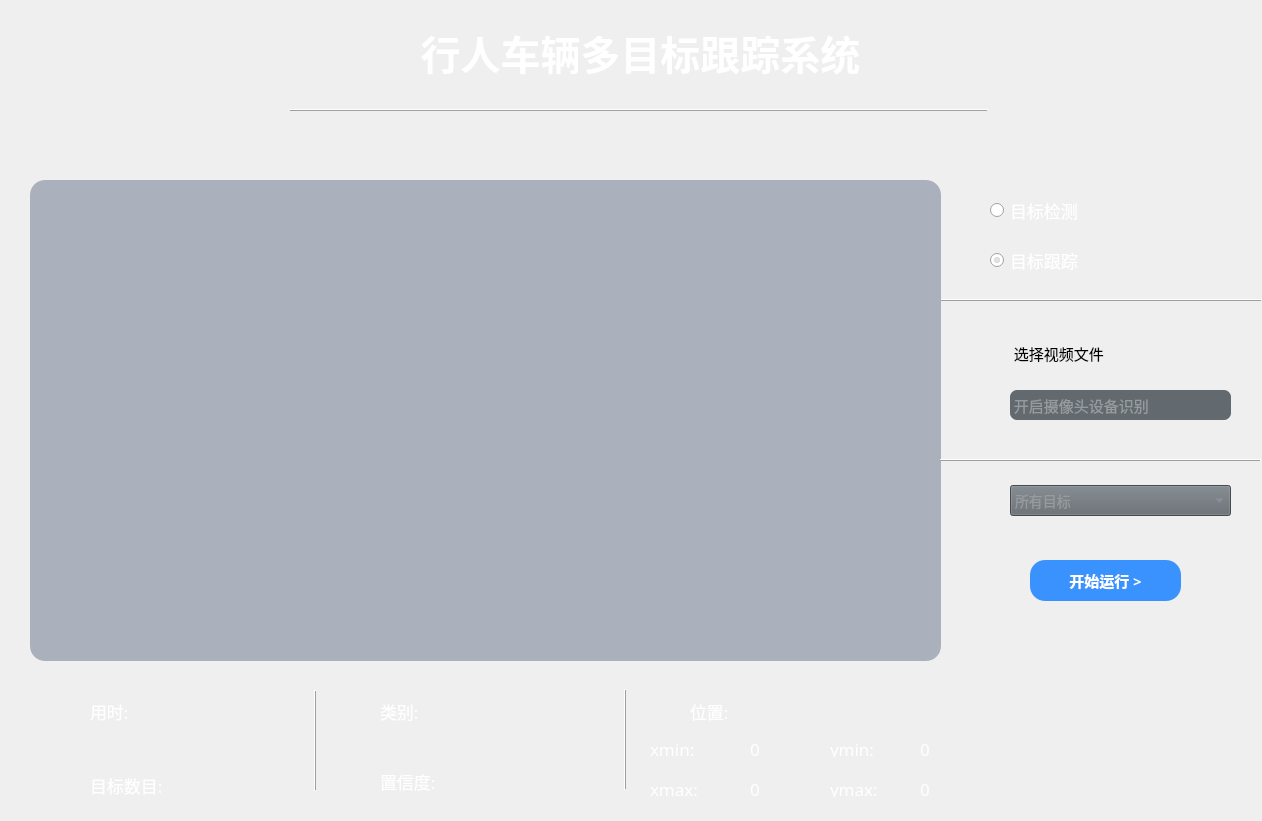
<?xml version="1.0" encoding="UTF-8"?>
<ui version="4.0">
 <class>MainWindow</class>
 <widget class="QMainWindow" name="MainWindow">
  <property name="windowModality">
   <enum>Qt::NonModal</enum>
  </property>
  <property name="enabled">
   <bool>true</bool>
  </property>
  <property name="geometry">
   <rect>
    <x>0</x>
    <y>0</y>
    <width>1262</width>
    <height>821</height>
   </rect>
  </property>
  <property name="font">
   <font>
    <family>仿宋</family>
   </font>
  </property>
  <property name="contextMenuPolicy">
   <enum>Qt::DefaultContextMenu</enum>
  </property>
  <property name="windowTitle">
   <string>行人车辆多目标跟踪系统</string>
  </property>
  <property name="windowIcon">
   <iconset>
    <normaloff>icon2/app.png</normaloff>icon2/app.png</iconset>
  </property>
  <property name="autoFillBackground">
   <bool>false</bool>
  </property>
  <property name="styleSheet">
   <string notr="true">#centralwidget {background-image: url(&quot;C:/Users/hzy/Desktop/1/background.jpg&quot;);}
</string>
  </property>
  <property name="locale">
   <locale language="Chinese" country="China"/>
  </property>
  <property name="setWindowFlags" stdset="0">
   <string>QtCore.Qt.FramelessWindowHint</string>
  </property>
  <property name="setAttribute" stdset="0">
   <string>QtCore.Qt.WA_TranslucentBackground</string>
  </property>
  <widget class="QWidget" name="centralwidget">
   <property name="font">
    <font>
     <family>黑体</family>
    </font>
   </property>
   <widget class="QLabel" name="label_title">
    <property name="geometry">
     <rect>
      <x>310</x>
      <y>22</y>
      <width>661</width>
      <height>61</height>
     </rect>
    </property>
    <property name="minimumSize">
     <size>
      <width>0</width>
      <height>0</height>
     </size>
    </property>
    <property name="maximumSize">
     <size>
      <width>10000</width>
      <height>10000</height>
     </size>
    </property>
    <property name="font">
     <font>
      <family>微软雅黑</family>
      <pointsize>30</pointsize>
      <weight>75</weight>
      <italic>false</italic>
      <bold>true</bold>
     </font>
    </property>
    <property name="styleSheet">
     <string notr="true">color: rgb(255, 255, 255);</string>
    </property>
    <property name="text">
     <string>行人车辆多目标跟踪系统</string>
    </property>
    <property name="alignment">
     <set>Qt::AlignCenter</set>
    </property>
   </widget>
   <widget class="QFrame" name="frame">
    <property name="geometry">
     <rect>
      <x>290</x>
      <y>100</y>
      <width>698</width>
      <height>20</height>
     </rect>
    </property>
    <property name="font">
     <font>
      <pointsize>9</pointsize>
     </font>
    </property>
    <property name="acceptDrops">
     <bool>true</bool>
    </property>
    <property name="toolTipDuration">
     <number>-2</number>
    </property>
    <property name="frameShape">
     <enum>QFrame::HLine</enum>
    </property>
    <property name="frameShadow">
     <enum>QFrame::Raised</enum>
    </property>
    <property name="lineWidth">
     <number>1</number>
    </property>
   </widget>
   <widget class="QLabel" name="label_img">
    <property name="geometry">
     <rect>
      <x>30</x>
      <y>180</y>
      <width>911</width>
      <height>481</height>
     </rect>
    </property>
    <property name="styleSheet">
     <string notr="true">background-color: rgba(122, 135, 154, 150);
border-radius: 15px;
</string>
    </property>
    <property name="text">
     <string/>
    </property>
    <property name="pixmap">
     <pixmap>icon2/zhutu2.png</pixmap>
    </property>
    <property name="alignment">
     <set>Qt::AlignCenter</set>
    </property>
   </widget>
   <widget class="QLabel" name="label_13">
    <property name="geometry">
     <rect>
      <x>51</x>
      <y>691</y>
      <width>30</width>
      <height>34</height>
     </rect>
    </property>
    <property name="text">
     <string/>
    </property>
    <property name="pixmap">
     <pixmap>icon2/yongshi.png</pixmap>
    </property>
    <property name="alignment">
     <set>Qt::AlignCenter</set>
    </property>
   </widget>
   <widget class="QLabel" name="label_5">
    <property name="geometry">
     <rect>
      <x>90</x>
      <y>696</y>
      <width>71</width>
      <height>31</height>
     </rect>
    </property>
    <property name="font">
     <font>
      <family>黑体</family>
      <pointsize>13</pointsize>
     </font>
    </property>
    <property name="styleSheet">
     <string notr="true">color: rgb(255, 255, 255);</string>
    </property>
    <property name="text">
     <string>用时:</string>
    </property>
   </widget>
   <widget class="QFrame" name="frame_2">
    <property name="geometry">
     <rect>
      <x>300</x>
      <y>690</y>
      <width>31</width>
      <height>101</height>
     </rect>
    </property>
    <property name="frameShape">
     <enum>QFrame::VLine</enum>
    </property>
    <property name="frameShadow">
     <enum>QFrame::Raised</enum>
    </property>
   </widget>
   <widget class="QLabel" name="label_15">
    <property name="geometry">
     <rect>
      <x>340</x>
      <y>696</y>
      <width>30</width>
      <height>30</height>
     </rect>
    </property>
    <property name="text">
     <string/>
    </property>
    <property name="pixmap">
     <pixmap>icon2/leibie.png</pixmap>
    </property>
    <property name="alignment">
     <set>Qt::AlignCenter</set>
    </property>
   </widget>
   <widget class="QLabel" name="label_7">
    <property name="geometry">
     <rect>
      <x>380</x>
      <y>696</y>
      <width>111</width>
      <height>31</height>
     </rect>
    </property>
    <property name="font">
     <font>
      <family>黑体</family>
      <pointsize>13</pointsize>
     </font>
    </property>
    <property name="styleSheet">
     <string notr="true">color: rgb(255, 255, 255);</string>
    </property>
    <property name="text">
     <string>类别:</string>
    </property>
   </widget>
   <widget class="QLabel" name="label_8">
    <property name="geometry">
     <rect>
      <x>380</x>
      <y>766</y>
      <width>111</width>
      <height>31</height>
     </rect>
    </property>
    <property name="font">
     <font>
      <family>黑体</family>
      <pointsize>13</pointsize>
     </font>
    </property>
    <property name="styleSheet">
     <string notr="true">color: rgb(255, 255, 255);</string>
    </property>
    <property name="text">
     <string>置信度:</string>
    </property>
   </widget>
   <widget class="QLabel" name="label_16">
    <property name="geometry">
     <rect>
      <x>340</x>
      <y>770</y>
      <width>30</width>
      <height>30</height>
     </rect>
    </property>
    <property name="text">
     <string/>
    </property>
    <property name="pixmap">
     <pixmap>icon2/zhixindu.png</pixmap>
    </property>
    <property name="alignment">
     <set>Qt::AlignCenter</set>
    </property>
   </widget>
   <widget class="QFrame" name="frame_4">
    <property name="geometry">
     <rect>
      <x>610</x>
      <y>689</y>
      <width>31</width>
      <height>101</height>
     </rect>
    </property>
    <property name="frameShape">
     <enum>QFrame::VLine</enum>
    </property>
    <property name="frameShadow">
     <enum>QFrame::Raised</enum>
    </property>
   </widget>
   <widget class="QLabel" name="label_17">
    <property name="geometry">
     <rect>
      <x>650</x>
      <y>690</y>
      <width>30</width>
      <height>30</height>
     </rect>
    </property>
    <property name="text">
     <string/>
    </property>
    <property name="pixmap">
     <pixmap>icon2/weizhi.png</pixmap>
    </property>
    <property name="alignment">
     <set>Qt::AlignCenter</set>
    </property>
   </widget>
   <widget class="QLabel" name="label_9">
    <property name="geometry">
     <rect>
      <x>690</x>
      <y>696</y>
      <width>111</width>
      <height>31</height>
     </rect>
    </property>
    <property name="font">
     <font>
      <family>黑体</family>
      <pointsize>13</pointsize>
     </font>
    </property>
    <property name="styleSheet">
     <string notr="true">color: rgb(255, 255, 255);</string>
    </property>
    <property name="text">
     <string>位置:</string>
    </property>
   </widget>
   <widget class="QLabel" name="label_xmin">
    <property name="geometry">
     <rect>
      <x>650</x>
      <y>740</y>
      <width>71</width>
      <height>17</height>
     </rect>
    </property>
    <property name="font">
     <font>
      <family>黑体</family>
      <pointsize>13</pointsize>
     </font>
    </property>
    <property name="styleSheet">
     <string notr="true">color: rgb(255, 255, 255);</string>
    </property>
    <property name="text">
     <string>xmin: </string>
    </property>
   </widget>
   <widget class="QLabel" name="label_19">
    <property name="geometry">
     <rect>
      <x>830</x>
      <y>740</y>
      <width>71</width>
      <height>17</height>
     </rect>
    </property>
    <property name="font">
     <font>
      <family>黑体</family>
      <pointsize>13</pointsize>
     </font>
    </property>
    <property name="styleSheet">
     <string notr="true">color: rgb(255, 255, 255);</string>
    </property>
    <property name="text">
     <string>ymin:</string>
    </property>
   </widget>
   <widget class="QLabel" name="label_20">
    <property name="geometry">
     <rect>
      <x>650</x>
      <y>780</y>
      <width>71</width>
      <height>17</height>
     </rect>
    </property>
    <property name="font">
     <font>
      <family>黑体</family>
      <pointsize>13</pointsize>
     </font>
    </property>
    <property name="styleSheet">
     <string notr="true">color: rgb(255, 255, 255);</string>
    </property>
    <property name="text">
     <string>xmax:</string>
    </property>
   </widget>
   <widget class="QLabel" name="label_21">
    <property name="geometry">
     <rect>
      <x>830</x>
      <y>780</y>
      <width>71</width>
      <height>17</height>
     </rect>
    </property>
    <property name="font">
     <font>
      <family>黑体</family>
      <pointsize>13</pointsize>
     </font>
    </property>
    <property name="styleSheet">
     <string notr="true">color: rgb(255, 255, 255);</string>
    </property>
    <property name="text">
     <string>ymax:</string>
    </property>
   </widget>
   <widget class="QLabel" name="label_23">
    <property name="geometry">
     <rect>
      <x>1160</x>
      <y>197</y>
      <width>50</width>
      <height>27</height>
     </rect>
    </property>
    <property name="text">
     <string/>
    </property>
    <property name="pixmap">
     <pixmap>icon2/mubiaojiance.png</pixmap>
    </property>
    <property name="alignment">
     <set>Qt::AlignCenter</set>
    </property>
   </widget>
   <widget class="QRadioButton" name="radioButton_detect">
    <property name="geometry">
     <rect>
      <x>990</x>
      <y>200</y>
      <width>131</width>
      <height>21</height>
     </rect>
    </property>
    <property name="font">
     <font>
      <family>黑体</family>
      <pointsize>13</pointsize>
     </font>
    </property>
    <property name="styleSheet">
     <string notr="true">color: rgb(255, 255, 255);</string>
    </property>
    <property name="text">
     <string>目标检测</string>
    </property>
    <property name="iconSize">
     <size>
      <width>16</width>
      <height>16</height>
     </size>
    </property>
   </widget>
   <widget class="QRadioButton" name="radioButton_track">
    <property name="geometry">
     <rect>
      <x>990</x>
      <y>250</y>
      <width>131</width>
      <height>21</height>
     </rect>
    </property>
    <property name="font">
     <font>
      <family>黑体</family>
      <pointsize>13</pointsize>
     </font>
    </property>
    <property name="styleSheet">
     <string notr="true">color: rgb(255, 255, 255);</string>
    </property>
    <property name="text">
     <string>目标跟踪</string>
    </property>
    <property name="iconSize">
     <size>
      <width>16</width>
      <height>16</height>
     </size>
    </property>
    <property name="checked">
     <bool>true</bool>
    </property>
   </widget>
   <widget class="QLabel" name="label_24">
    <property name="geometry">
     <rect>
      <x>1170</x>
      <y>240</y>
      <width>30</width>
      <height>30</height>
     </rect>
    </property>
    <property name="text">
     <string/>
    </property>
    <property name="pixmap">
     <pixmap>icon2/mubiaogenzong.png</pixmap>
    </property>
    <property name="alignment">
     <set>Qt::AlignCenter</set>
    </property>
   </widget>
   <widget class="QFrame" name="frame_3">
    <property name="geometry">
     <rect>
      <x>941</x>
      <y>290</y>
      <width>321</width>
      <height>20</height>
     </rect>
    </property>
    <property name="font">
     <font>
      <pointsize>9</pointsize>
     </font>
    </property>
    <property name="frameShape">
     <enum>QFrame::HLine</enum>
    </property>
    <property name="frameShadow">
     <enum>QFrame::Raised</enum>
    </property>
    <property name="lineWidth">
     <number>1</number>
    </property>
   </widget>
   <widget class="QPushButton" name="pushButton_video">
    <property name="geometry">
     <rect>
      <x>960</x>
      <y>330</y>
      <width>45</width>
      <height>45</height>
     </rect>
    </property>
    <property name="styleSheet">
     <string notr="true">QPushButton {
    background-color: transparent;
    border-radius: 10px; /* 设置圆角半径为10像素 */
}

QPushButton:hover {
    background-color: rgb(98, 105, 111);
}</string>
    </property>
    <property name="text">
     <string/>
    </property>
    <property name="icon">
     <iconset>
      <normaloff>../../chepai_OCR/code/icon/video.png</normaloff>../../chepai_OCR/code/icon/video.png</iconset>
    </property>
    <property name="iconSize">
     <size>
      <width>40</width>
      <height>27</height>
     </size>
    </property>
   </widget>
   <widget class="QLabel" name="label_video_path">
    <property name="geometry">
     <rect>
      <x>1010</x>
      <y>338</y>
      <width>221</width>
      <height>30</height>
     </rect>
    </property>
    <property name="font">
     <font>
      <family>黑体</family>
      <pointsize>11</pointsize>
      <weight>50</weight>
      <bold>false</bold>
     </font>
    </property>
    <property name="toolTipDuration">
     <number>-1</number>
    </property>
    <property name="styleSheet">
     <string notr="true">background-color: rgb(98, 105, 111);

border-radius: 7px;

color: rgb(151, 155, 158);

QLabel {
    padding-left: 10px; /* 设置左边距为10像素 */
}</string>
    </property>
    <property name="text">
     <string> 选择视频文件</string>
    </property>
    <property name="textFormat">
     <enum>Qt::AutoText</enum>
    </property>
   </widget>
   <widget class="QPushButton" name="pushButton_cam">
    <property name="geometry">
     <rect>
      <x>960</x>
      <y>380</y>
      <width>45</width>
      <height>45</height>
     </rect>
    </property>
    <property name="styleSheet">
     <string notr="true">QPushButton {
    background-color: transparent;
    border-radius: 10px; /* 设置圆角半径为10像素 */
}

QPushButton:hover {
    background-color: rgb(98, 105, 111);
}</string>
    </property>
    <property name="text">
     <string/>
    </property>
    <property name="icon">
     <iconset>
      <normaloff>../../chepai_OCR/code/icon/cam.png</normaloff>../../chepai_OCR/code/icon/cam.png</iconset>
    </property>
    <property name="iconSize">
     <size>
      <width>40</width>
      <height>27</height>
     </size>
    </property>
   </widget>
   <widget class="QLabel" name="label_cam_path">
    <property name="geometry">
     <rect>
      <x>1010</x>
      <y>390</y>
      <width>221</width>
      <height>30</height>
     </rect>
    </property>
    <property name="font">
     <font>
      <family>黑体</family>
      <pointsize>11</pointsize>
      <weight>50</weight>
      <bold>false</bold>
     </font>
    </property>
    <property name="toolTipDuration">
     <number>-1</number>
    </property>
    <property name="styleSheet">
     <string notr="true">background-color: rgb(98, 105, 111);

border-radius: 7px;

color: rgb(151, 155, 158);</string>
    </property>
    <property name="text">
     <string> 开启摄像头设备识别</string>
    </property>
    <property name="textFormat">
     <enum>Qt::AutoText</enum>
    </property>
   </widget>
   <widget class="QFrame" name="frame_6">
    <property name="geometry">
     <rect>
      <x>940</x>
      <y>450</y>
      <width>321</width>
      <height>20</height>
     </rect>
    </property>
    <property name="font">
     <font>
      <pointsize>2</pointsize>
     </font>
    </property>
    <property name="frameShape">
     <enum>QFrame::HLine</enum>
    </property>
    <property name="frameShadow">
     <enum>QFrame::Raised</enum>
    </property>
    <property name="lineWidth">
     <number>1</number>
    </property>
    <property name="midLineWidth">
     <number>0</number>
    </property>
   </widget>
   <widget class="QLabel" name="label_25">
    <property name="geometry">
     <rect>
      <x>970</x>
      <y>490</y>
      <width>30</width>
      <height>30</height>
     </rect>
    </property>
    <property name="text">
     <string/>
    </property>
    <property name="pixmap">
     <pixmap>icon2/suoyoumubiao.png</pixmap>
    </property>
    <property name="alignment">
     <set>Qt::AlignCenter</set>
    </property>
   </widget>
   <widget class="QComboBox" name="comboBox">
    <property name="geometry">
     <rect>
      <x>1010</x>
      <y>485</y>
      <width>221</width>
      <height>31</height>
     </rect>
    </property>
    <property name="styleSheet">
     <string notr="true">
QComboBox {
    background-color: rgb(98, 105, 111);
    color: rgb(151, 155, 158);
    font-size: 14px; /* 设置字体大小为12像素 */
}
</string>
    </property>
    <item>
     <property name="text">
      <string>所有目标</string>
     </property>
    </item>
   </widget>
   <widget class="QPushButton" name="pushButton_start">
    <property name="geometry">
     <rect>
      <x>1030</x>
      <y>560</y>
      <width>151</width>
      <height>41</height>
     </rect>
    </property>
    <property name="font">
     <font>
      <family>黑体</family>
      <pointsize>11</pointsize>
      <weight>75</weight>
      <bold>true</bold>
     </font>
    </property>
    <property name="styleSheet">
     <string notr="true">background-color: rgb(58,146,254);

border-radius: 15px;

color: rgb(255, 255, 255);</string>
    </property>
    <property name="text">
     <string>开始运行 &gt;</string>
    </property>
   </widget>
   <widget class="QLabel" name="label_22">
    <property name="geometry">
     <rect>
      <x>980</x>
      <y>620</y>
      <width>281</width>
      <height>201</height>
     </rect>
    </property>
    <property name="text">
     <string/>
    </property>
    <property name="pixmap">
     <pixmap>icon2/tu.png</pixmap>
    </property>
    <property name="alignment">
     <set>Qt::AlignCenter</set>
    </property>
   </widget>
   <widget class="QLabel" name="label_xmin_v">
    <property name="geometry">
     <rect>
      <x>750</x>
      <y>740</y>
      <width>51</width>
      <height>17</height>
     </rect>
    </property>
    <property name="font">
     <font>
      <family>黑体</family>
      <pointsize>13</pointsize>
     </font>
    </property>
    <property name="styleSheet">
     <string notr="true">color: rgb(255, 255, 255);</string>
    </property>
    <property name="text">
     <string>0</string>
    </property>
   </widget>
   <widget class="QLabel" name="label_xmax_v">
    <property name="geometry">
     <rect>
      <x>750</x>
      <y>780</y>
      <width>51</width>
      <height>17</height>
     </rect>
    </property>
    <property name="font">
     <font>
      <family>黑体</family>
      <pointsize>13</pointsize>
     </font>
    </property>
    <property name="styleSheet">
     <string notr="true">color: rgb(255, 255, 255);</string>
    </property>
    <property name="text">
     <string>0</string>
    </property>
   </widget>
   <widget class="QLabel" name="label_ymin_v">
    <property name="geometry">
     <rect>
      <x>920</x>
      <y>740</y>
      <width>51</width>
      <height>17</height>
     </rect>
    </property>
    <property name="font">
     <font>
      <family>黑体</family>
      <pointsize>13</pointsize>
     </font>
    </property>
    <property name="styleSheet">
     <string notr="true">color: rgb(255, 255, 255);</string>
    </property>
    <property name="text">
     <string>0</string>
    </property>
   </widget>
   <widget class="QLabel" name="label_ymax_v">
    <property name="geometry">
     <rect>
      <x>920</x>
      <y>780</y>
      <width>51</width>
      <height>17</height>
     </rect>
    </property>
    <property name="font">
     <font>
      <family>黑体</family>
      <pointsize>13</pointsize>
     </font>
    </property>
    <property name="styleSheet">
     <string notr="true">color: rgb(255, 255, 255);</string>
    </property>
    <property name="text">
     <string>0</string>
    </property>
   </widget>
   <widget class="QLabel" name="label_time_consum">
    <property name="geometry">
     <rect>
      <x>200</x>
      <y>696</y>
      <width>141</width>
      <height>31</height>
     </rect>
    </property>
    <property name="font">
     <font>
      <family>黑体</family>
      <pointsize>13</pointsize>
     </font>
    </property>
    <property name="styleSheet">
     <string notr="true">color: rgb(255, 255, 255);</string>
    </property>
    <property name="text">
     <string/>
    </property>
   </widget>
   <widget class="QLabel" name="label_nums">
    <property name="geometry">
     <rect>
      <x>240</x>
      <y>770</y>
      <width>91</width>
      <height>31</height>
     </rect>
    </property>
    <property name="font">
     <font>
      <family>黑体</family>
      <pointsize>13</pointsize>
     </font>
    </property>
    <property name="styleSheet">
     <string notr="true">color: rgb(255, 255, 255);</string>
    </property>
    <property name="text">
     <string/>
    </property>
   </widget>
   <widget class="QLabel" name="label_classes">
    <property name="geometry">
     <rect>
      <x>490</x>
      <y>692</y>
      <width>131</width>
      <height>31</height>
     </rect>
    </property>
    <property name="font">
     <font>
      <family>黑体</family>
      <pointsize>13</pointsize>
     </font>
    </property>
    <property name="styleSheet">
     <string notr="true">color: rgb(255, 255, 255);</string>
    </property>
    <property name="text">
     <string/>
    </property>
   </widget>
   <widget class="QLabel" name="label_score">
    <property name="geometry">
     <rect>
      <x>510</x>
      <y>768</y>
      <width>121</width>
      <height>31</height>
     </rect>
    </property>
    <property name="font">
     <font>
      <family>黑体</family>
      <pointsize>13</pointsize>
     </font>
    </property>
    <property name="styleSheet">
     <string notr="true">color: rgb(255, 255, 255);</string>
    </property>
    <property name="text">
     <string/>
    </property>
   </widget>
   <widget class="QLabel" name="label_14">
    <property name="geometry">
     <rect>
      <x>51</x>
      <y>770</y>
      <width>29</width>
      <height>34</height>
     </rect>
    </property>
    <property name="text">
     <string/>
    </property>
    <property name="pixmap">
     <pixmap>icon2/mubiaoshumu.png</pixmap>
    </property>
    <property name="alignment">
     <set>Qt::AlignCenter</set>
    </property>
   </widget>
   <widget class="QLabel" name="label_6">
    <property name="geometry">
     <rect>
      <x>90</x>
      <y>765</y>
      <width>121</width>
      <height>41</height>
     </rect>
    </property>
    <property name="font">
     <font>
      <family>黑体</family>
      <pointsize>13</pointsize>
     </font>
    </property>
    <property name="styleSheet">
     <string notr="true">color: rgb(255, 255, 255);</string>
    </property>
    <property name="text">
     <string>目标数目:</string>
    </property>
   </widget>
   <widget class="QWidget" name="layoutWidget">
    <property name="geometry">
     <rect>
      <x>500</x>
      <y>120</y>
      <width>255</width>
      <height>37</height>
     </rect>
    </property>
    <layout class="QHBoxLayout" name="horizontalLayout">
     <property name="spacing">
      <number>29</number>
     </property>
     <item>
      <widget class="QLabel" name="label_csdn">
       <property name="text">
        <string/>
       </property>
       <property name="pixmap">
        <pixmap>icon2/CSDN.png</pixmap>
       </property>
       <property name="alignment">
        <set>Qt::AlignCenter</set>
       </property>
      </widget>
     </item>
     <item>
      <widget class="QLabel" name="label_mbd">
       <property name="text">
        <string/>
       </property>
       <property name="pixmap">
        <pixmap>icon2/mianbaoduo.png</pixmap>
       </property>
       <property name="alignment">
        <set>Qt::AlignCenter</set>
       </property>
      </widget>
     </item>
     <item>
      <widget class="QLabel" name="label_tb">
       <property name="text">
        <string/>
       </property>
       <property name="pixmap">
        <pixmap>icon2/taobao.png</pixmap>
       </property>
       <property name="alignment">
        <set>Qt::AlignCenter</set>
       </property>
      </widget>
     </item>
    </layout>
   </widget>
  </widget>
 </widget>
 <resources/>
 <connections/>
</ui>
